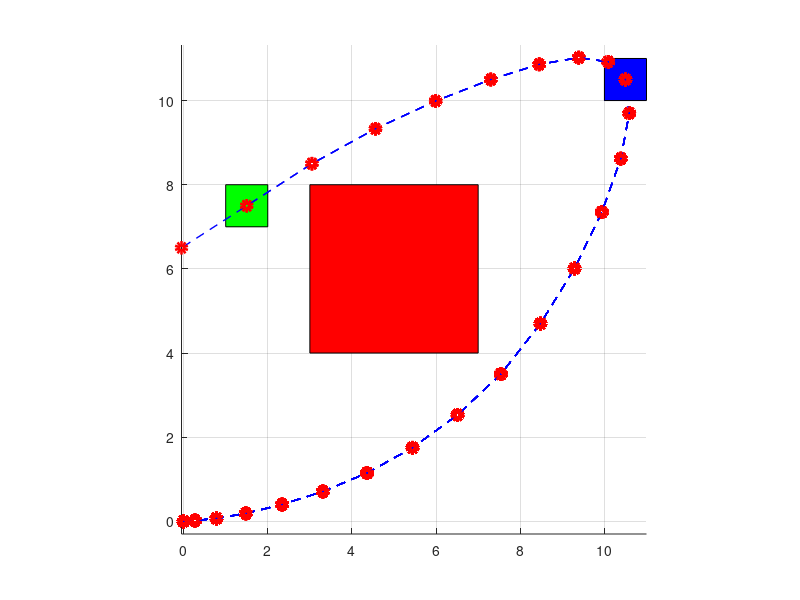

MATLAB code to generate this figure:
clear
clc
close all
X=importdata('state.txt');
[T,n]=size(X);
hold on
set(gcf,'Units','inches',...
 'Position',[20 5 10 10])
set(0,'defaultaxesposition',[0 0 1 1])
rectangle('Position',[3,4,4,4],'FaceColor',[1 0 0])
rectangle('Position',[1,7,1,1],'FaceColor',[0 1 0])
rectangle('Position',[10,10,1,1],'FaceColor',[0 0 1])
% axis([-5 15 -5 15])
grid on
axis('equal')
for t=1:T
    plot(X(1:t,1),X(1:t,3),'--','LineWidth',1,'Color',[0 0 1])
    plot(X(1:t,1),X(1:t,3),'o','LineWidth',4,'Color',[1 0 0])
    pause(0.1)
end
hold off